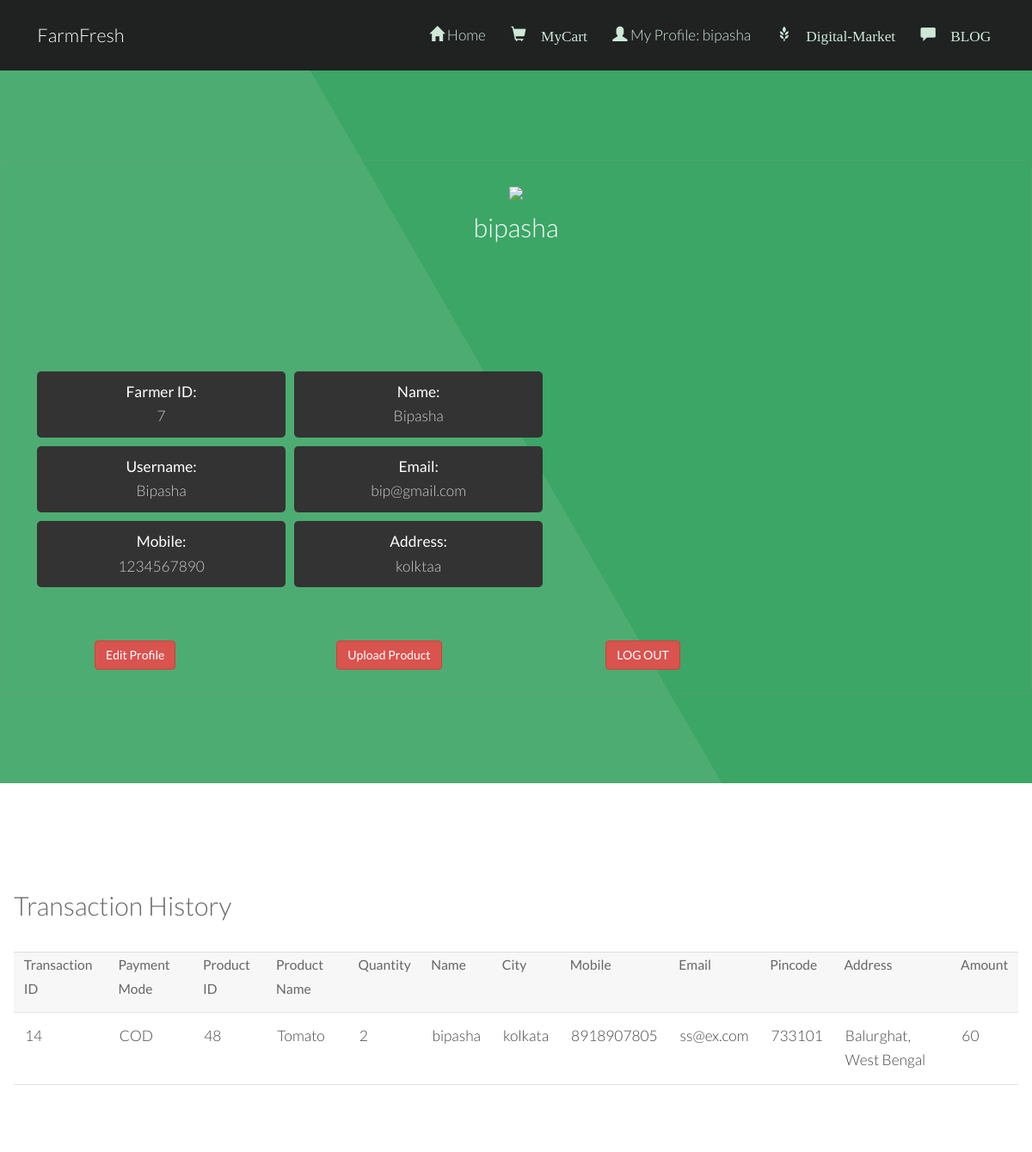
/profileView.php (signed in), run on the app's committed database.
### tables this page shows
CREATE TABLE `transaction` (
  `tid` int(10) NOT NULL,
  `bid` int(10) NOT NULL,
  `pid` int(10) NOT NULL,
  `name` varchar(255) NOT NULL,
  `city` varchar(255) NOT NULL,
  `mobile` varchar(255) NOT NULL,
  `email` varchar(255) NOT NULL,
  `pincode` varchar(255) NOT NULL,
  `addr` varchar(255) NOT NULL,
  `price` float DEFAULT NULL,
  `quantity` int(11) DEFAULT NULL,
  `mode` varchar(255) DEFAULT NULL
);

CREATE TABLE `fproduct` (
  `fid` int(255) NOT NULL,
  `pid` int(255) NOT NULL,
  `product` varchar(255) NOT NULL,
  `pcat` varchar(255) NOT NULL,
  `pinfo` varchar(255) NOT NULL,
  `price` float NOT NULL,
  `pimage` varchar(255) NOT NULL DEFAULT 'blank.png',
  `picStatus` int(10) NOT NULL DEFAULT 0
);

### profileView.php (the view, shortened to what this page needs)
<!DOCTYPE HTML>
<html lang="en">
<head>
    <link href="bootstrap\css\bootstrap.min.css" rel="stylesheet">
    <link rel="stylesheet" href="login.css"/>
    <link rel="stylesheet" href="css/skel.css" />
    <link rel="stylesheet" href="css/style.css" />
    <link rel="stylesheet" href="css/style-xlarge.css" />
</head>
<body>
<?php
    require 'menu.php';
?>
<section id="one" class="wrapper style1 align">
    <div class="inner">
        <div class="box">
            <header>
                <center>
                    <span><img src="<?php echo 'images/profileImages/'.$_SESSION['picName'].'?'.mt_rand(); ?>" class="image-circle" class="img-responsive" height="200%"></span>
                    <br>
                    <h2><?php echo $_SESSION['Name'];?></h2>
                    <br>
                </center>
            </header>
            <div class="row">
                <center>
                <div class="container">
    <div class="row justify-content-center">
        <div class="col-lg-9">
            <div class="d-flex flex-wrap">
                <div class="col-sm-4" style="background-color: #333; padding: 10px; margin-bottom: 10px; margin-right: 10px; border-radius: 5px;">
                    <b style="color: #fff; display: block;">Farmer ID:</b>
                    <span style="color: #ccc;"><?php echo $_SESSION['fid']; ?></span>
                </div>
                <div class="col-sm-4" style="background-color: #333; padding: 10px; margin-bottom: 10px; margin-right: 10px; border-radius: 5px;">
                    <b style="color: #fff; display: block;">Name:</b>
                    <span style="color: #ccc;"><?php echo $_SESSION['fname']; ?></span>
                </div>
                <div class="col-sm-4" style="background-color: #333; padding: 10px; margin-bottom: 10px;margin-right: 10px; border-radius: 5px;">
                    <b style="color: #fff; display: block;">Username:</b>
                    <span style="color: #ccc;"><?php echo $_SESSION['fusername']; ?></span>
                </div>
                <div class="col-sm-4" style="background-color: #333; padding: 10px; margin-bottom: 10px; margin-right: 10px; border-radius: 5px;">
                    <b style="color: #fff; display: block;">Email:</b>
                    <span style="color: #ccc;"><?php echo $_SESSION['femail']; ?></span>
                </div>
                <div class="col-sm-4" style="background-color: #333; padding: 10px; margin-bottom: 10px; margin-right: 10px; border-radius: 5px;">
                    <b style="color: #fff; display: block;">Mobile:</b>
                    <span style="color: #ccc;"><?php echo $_SESSION['fmobile']; ?></span>
                </div>
                <div class="col-sm-4" style="background-color: #333; padding: 10px; margin-bottom: 10px; border-radius: 5px;">
                    <b style="color: #fff; display: block;">Address:</b>
                    <span style="color: #ccc;"><?php echo $_SESSION['faddress']; ?></span>
                </div>
            </div>
        </div>
    </div>
</div>
</center>
            </div>
            <br />
            <div class="row">
            </div>
            <div class="12u$">
                <center>
                    <div class="row uniform">
                        <div class="3u 12u$(large)">
                            <a href="profileEdit.php" class="btn btn-danger" style="text-decoration: none;">Edit Profile</a>
                        </div>
                        <div class="3u 12u$(xsmall)">
                            <a href="uploadProduct.php" class="btn btn-danger" style="text-decoration: none;">Upload Product</a>
                        </div>
                        <div class="3u 12u$(large)">
                            <a href="Login/logout.php" class="btn btn-danger" style="text-decoration: none;">LOG OUT</a>
                        </div>
                    </div>
                </center>
            </div>
        </div>
    </div>
</section>
<section id="transactions" class="wrapper">
    <div class="container">
        <h2>Transaction History</h2>
        <?php
            require 'db.php';
            $userId = $_SESSION['id'];
            $sql = "SELECT t.tid, t.pid, t.quantity, t.name, t.city, t.mobile, t.email, t.pincode, t.addr, t.price,t.mode, p.product
                    FROM transaction t
                    INNER JOIN fproduct p ON t.pid = p.pid
                    WHERE t.bid = '$userId'";
            $result = mysqli_query($conn, $sql);
            if (mysqli_num_rows($result) > 0) {
                echo "<table border='1'>";
                echo "<tr><th>Transaction ID</th><th>Payment Mode</th><th>Product ID</th><th>Product Name</th><th>Quantity</th><th>Name</th><th>City</th><th>Mobile</th><th>Email</th><th>Pincode</th><th>Address</th><th>Amount</th></tr>";
                while ($row = mysqli_fetch_assoc($result)) {
                    echo "<tr>";
                    echo "<td>".$row['tid']."</td>";
                    echo "<td>".$row['mode']."</td>";
                    echo "<td>".$row['pid']."</td>";
                    echo "<td>".$row['product']."</td>";
                    echo "<td>".$row['quantity']."</td>";
                    echo "<td>".$row['name']."</td>";
                    echo "<td>".$row['city']."</td>";
                    echo "<td>".$row['mobile']."</td>";
                    echo "<td>".$row['email']."</td>";
                    echo "<td>".$row['pincode']."</td>";
                    echo "<td>".$row['addr']."</td>";
                    echo "<td>".$row['price']."</td>";
                    echo "</tr>";
                }
                echo "</table>";
            } else {
                echo "<p>No transactions found.</p>";
            }
        ?>
    </div>
</section>
</body>
</html>

### login.css (style rules this page uses)
.container { padding: 16px; }

### css/skel.css (style rules this page uses)
html,body,div,span,applet,object,iframe,h1,h2,h3,h4,h5,h6,p,blockquote,pre,a,abbr,acronym,address,big,cite,code,del,dfn,em,img,ins,kbd,q,s,samp,small,strike,strong,sub,sup,tt,var,b,u,i,center,dl,dt,dd,ol,ul,li,fieldset,form,label,legend,table,caption,tbody,tfoot,thead,tr,th,td,article,aside,canvas,details,embed,figure,figcaption,footer,header,hgroup,menu,nav,output,ruby,section,summary,time,mark,audio,video { margin:0;padding:0;border:0;font-size:100%;font:inherit;vertical-align:baseline; }
article,aside,details,figcaption,figure,footer,header,hgroup,menu,nav,section { display:block; }
body { line-height:1; }
table { border-collapse:collapse;border-spacing:0; }
body { -webkit-text-size-adjust:none }
*, *:before, *:after { -moz-box-sizing: border-box; -webkit-box-sizing: border-box; box-sizing: border-box; }
body { min-width: 1200px; }
.container { margin-left: auto; margin-right: auto; width: 1200px; }
.row { border-bottom: solid 1px transparent; }
.row > * { float: left; }
.row:after, .row:before { content: ''; display: block; clear: both; height: 0; }
.row.uniform > * > :first-child { margin-top: 0; }
.row.uniform > * > :last-child { margin-bottom: 0; }
.row > * { padding: 0 0 0 2em; }
.row { margin: 0 0 0 -2em; }
.row.uniform > * { padding: 2em 0 0 2em; }
.row.uniform { margin: -2em 0 0 -2em; }
.\31 2u, .\31 2u\24, .\31 2u\28 1\29, .\31 2u\24\28 1\29 { width: 100%; clear: none; }
.\33 u, .\33 u\24, .\33 u\28 1\29, .\33 u\24\28 1\29 { width: 25%; clear: none; }

### css/style.css (style rules this page uses)
body { background: #fff; }
body, input, select, textarea { color: #444; font-family: "Lato", Helvetica, sans-serif; font-size: 15pt; font-weight: 300; line-height: 1.65em; }
a { color: #4dac71; text-decoration: underline; }
strong, b { color: #666; font-weight: 400; }
h1, h2, h3, h4, h5, h6 { color: #666; font-weight: 300; line-height: 1em; margin: 0 0 1em 0; }
h2 { font-size: 1.75em; line-height: 1.5em; }
.box { border-radius: 4px; border: solid 1px rgba(144, 144, 144, 0.25); margin-bottom: 2em; padding: 1.5em; }
.box > :last-child, .box > :last-child > :last-child, .box > :last-child > :last-child > :last-child { margin-bottom: 0; }
table { margin: 0 0 2em 0; width: 100%; }
table tbody tr { border: solid 1px rgba(144, 144, 144, 0.25); border-left: 0; border-right: 0; }
table tbody tr:nth-child(2n + 1) { background-color: rgba(144, 144, 144, 0.075); }
table td { padding: 0.75em 0.75em; }
table th { color: #666; font-size: 0.9em; font-weight: 400; padding: 0 0.75em 0.75em 0.75em; text-align: left; }
.wrapper { padding: 6em 0em 4em; }
.wrapper.style1 { background-color: #3ba666; -moz-background-image: linear-gradient(60deg, #4dac71 50%, #3ba666 50%); -webkit-background-image: linear-gradient(60deg, #4dac71 50%, #3ba666 50%); -o-background-image: linear-gradient(60deg, #4dac71 50%, #3ba666 50%); -ms-background-image: linear-gradient(60deg, #4dac71 50%, #3ba666 50%); background-image: linear-gradient(60deg, #4dac71 50%, #3ba666 50%); color: #ffffff; }
.wrapper.style1 header { margin-bottom: 4em; }
.wrapper.style1 h2 { color: #ffffff; }

### css/style-xlarge.css (style rules this page uses)
body, input, select, textarea { font-size: 13pt; }

### css/style-large.css (style rules this page uses)
body, input, select, textarea { font-size: 13pt; }

### data on the page
transaction: tid "14", mode "COD", pid "48", pid.product "Tomato", quantity "2", name "bipasha", city "kolkata", mobile "8918907805", email "ss@ex.com", pincode "733101", addr "Balurghat, West Bengal", price "60"

### other printed values
$loginProfile "My Profile: bipasha"
$_SESSION['Name'] "bipasha"
$_SESSION['fid'] "7"
$_SESSION['fname'] "Bipasha"
$_SESSION['fusername'] "Bipasha"
$_SESSION['femail'] "bip@gmail.com"
$_SESSION['fmobile'] "1234567890"
$_SESSION['faddress'] "kolktaa"
